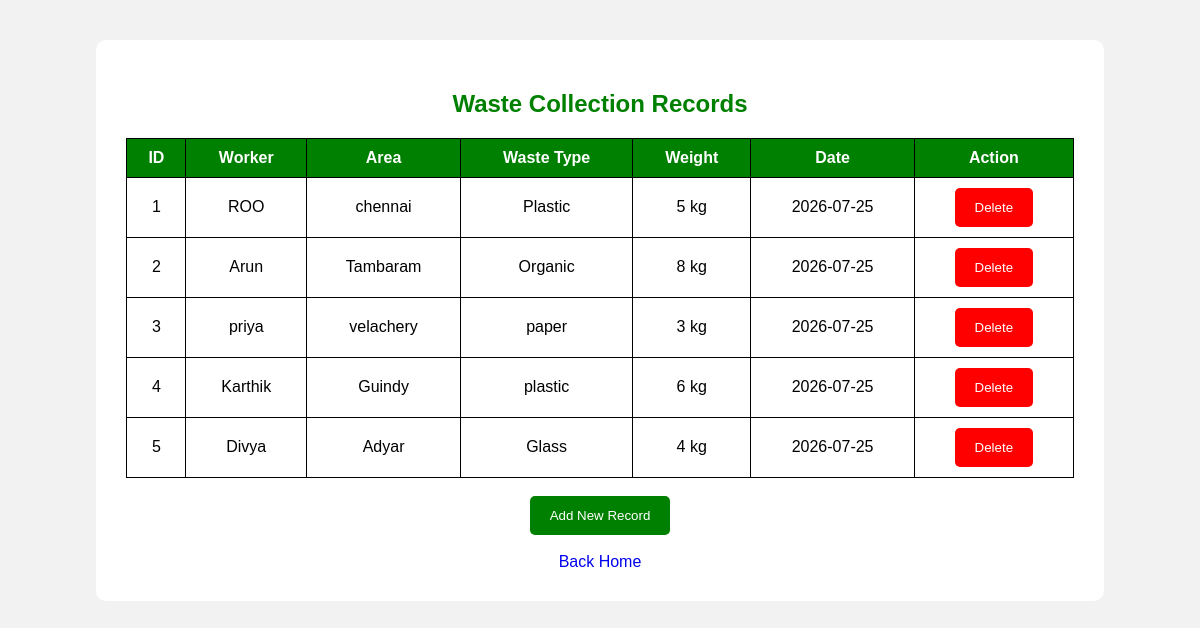
Page /records on the committed database.
### tables this page shows
CREATE TABLE waste_collection (
            id INTEGER PRIMARY KEY AUTOINCREMENT,
            worker TEXT NOT NULL,
            area TEXT NOT NULL,
            waste_type TEXT NOT NULL,
            weight TEXT NOT NULL,
            date TEXT NOT NULL
        );

### app.py (the view)
@app.route("/records")
def records():
    conn = get_db_connection()
    data = conn.execute(
        "SELECT * FROM waste_collection"
    ).fetchall()
    conn.close()
    return render_template(
        "records.html",
        records=data
    )

### app.py (called while the page is built)
def get_db_connection():
    conn = sqlite3.connect("database.db")
    conn.row_factory = sqlite3.Row
    return conn

### templates/records.html (shortened to what this page needs)
<!DOCTYPE html>
<html>
<head>
    <link rel="stylesheet" href="/static/style.css">
</head>
<body>
<div class="container">
<h2>
    Waste Collection Records
</h2>
<table>
<tr>
    <th>ID</th>
    <th>Worker</th>
    <th>Area</th>
    <th>Waste Type</th>
    <th>Weight</th>
    <th>Date</th>
    <th>Action</th>
</tr>
{% for record in records %}
<tr>
    <td>{{ record.id }}</td>
    <td>{{ record.worker }}</td>
    <td>{{ record.area }}</td>
    <td>{{ record.waste_type }}</td>
    <td>{{ record.weight }} kg</td>
    <td>{{ record.date }}</td>
    <td>
<a href="/delete/{{record.id}}" onclick="return confirmDelete()">
            <button class="delete">
                Delete
            </button>
        </a>
    </td>
</tr>
{% endfor %}
</table>
<br>
<a href="/add">
<button>
Add New Record
</button>
</a>
<br><br>
<a href="/">
Back Home
</a>
</div>
</body>
</html>

### static/style.css (style rules this page uses)
body { font-family: Arial, sans-serif; background-color: #f2f2f2; }
.container { width: 80%; margin: 40px auto; background: white; padding: 30px; border-radius: 10px; text-align: center; }
h1, h2 { color: green; }
button { padding: 12px 20px; background-color: green; color: white; border: none; border-radius: 5px; cursor: pointer; }
table { width: 100%; border-collapse: collapse; margin-top: 20px; }
th { background-color: green; color: white; }
td, th { border: 1px solid black; padding: 10px; }
.delete { background-color: red; }
a { text-decoration: none; }

### rows in the picture
waste_collection: id "1", worker "ROO", area "chennai", waste_type "Plastic", weight "5", date "2026-07-25"
waste_collection: id "2", worker "Arun", area "Tambaram", waste_type "Organic", weight "8", date "2026-07-25"
waste_collection: id "3", worker "priya", area "velachery", waste_type "paper", weight "3", date "2026-07-25"
waste_collection: id "4", worker "Karthik", area "Guindy", waste_type "plastic", weight "6", date "2026-07-25"
waste_collection: id "5", worker "Divya", area "Adyar", waste_type "Glass", weight "4", date "2026-07-25"
